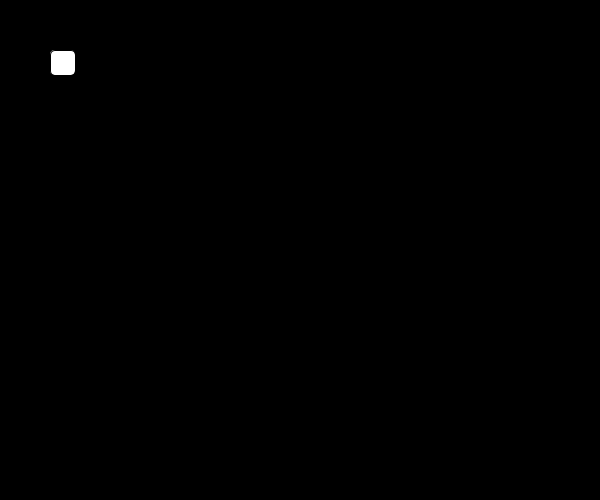
Frame 1 (no input)
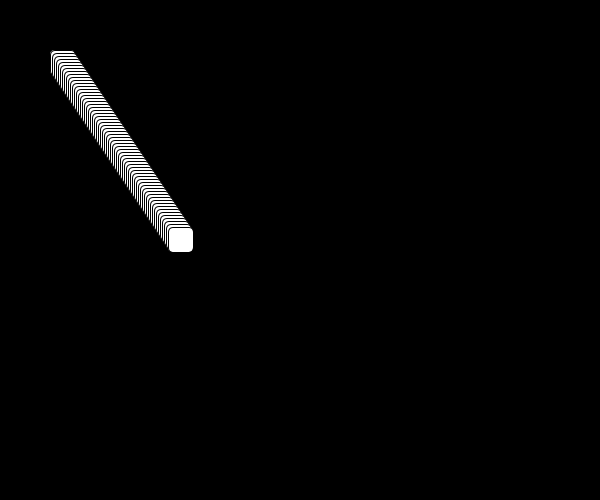
Frame 60 (the mouse pressed at the canvas centre just before this capture)
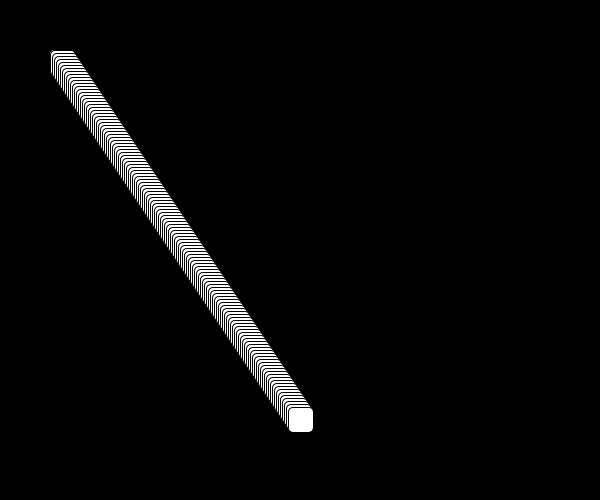
Frame 120 (the mouse held since frame 60 and released just before this capture)

The Processing sketch that drew these frames (run headless with seeded random() and noise(); from frame 60 on, the mouse is pressed at the canvas centre):

// Processing sketch: processing_103329
// ── processing_103329.pde

void setup(){
  size(600,500);  //the size of the board on which the bounching ball prgram takes place.
  background(0);  //the background is black
  frameRate(60);   //it moves 60 frames per second. Pretty fast

}


int dx = 2; //makes the box change direction in a specific angle. 
int dy = 3; //makes the box change direction in a specific angle. 

int x = 50;  //makes the box appear.
int y = 50;   //makes the box appear. 
void draw(){
    fill(255); //the color of the box (white).
    rect(x,y,25,25,5); //makes the box a square and sets its size.
  
    x = x + dx; //it shows the x location of the box and moves it by 3 to each frame, causing the box to move. 
    y = y + dy; // Same as above^ but shows the Y
    
    if ( x< 0 || x > 475){  // this is the collision detection. Whenever the box hits the of the board it bounces off. 
       dx = -1 * dx; //this directs the collision to -1 also making the ball bounce. 
    }
    
    if ( y < 0 || y > 475){ //causes the ball to detect the edge of the board in the y direction.It causes it to bounce. 
       dy = -1 * dy;  //directs the collision. 
    }

}
